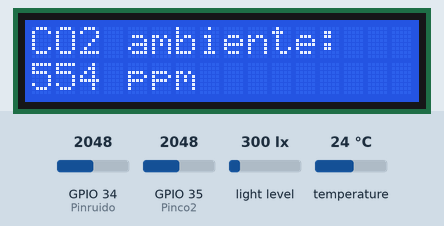
A sketch run on a simulated ESP32. On the bench: 16×2 character LCD. Inputs (shaded band) come from the test bench; at power-on: light level 300 lx, GPIO 34 (Pinruido) = 2048, temperature 24 °C, GPIO 35 (Pinco2) = 2048. The local clock reads 2024-03-15 10:24:30 at power-on unless the sketch sets it; storage starts empty.

Above: at 1.4 s.
1.5 s: light level set to 40 lx
At 13.2 s:
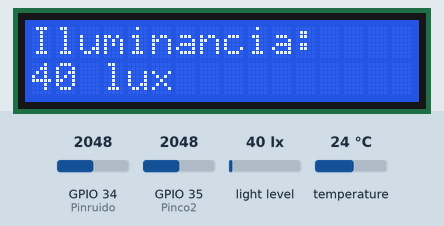
13.4 s: GPIO 34 (Pinruido) set to 2866
At 18.7 s:
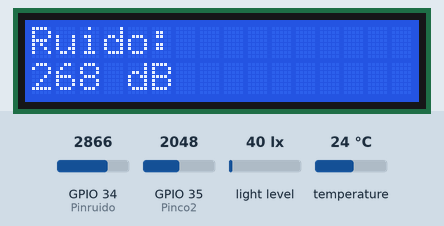
25.3 s: temperature set to 12 °C
At 30.0 s:
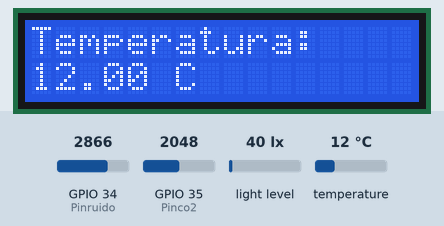
36.9 s: GPIO 35 (Pinco2) set to 2866
At 47.8 s:
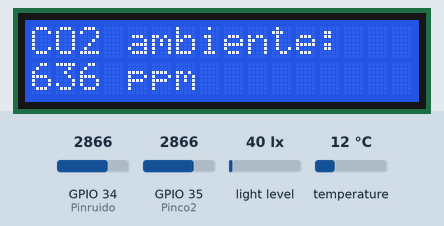
48.5 s: light level set to 500 lx
At 58.9 s:
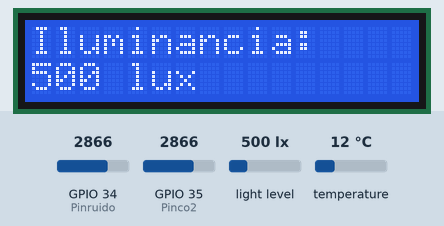
60.0 s: GPIO 34 (Pinruido) set to 3972
At 65.4 s:
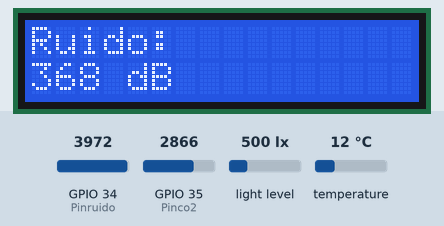
Timing chart, 0 to 66.9 s (numbered marks = the images above; inputs shaded):
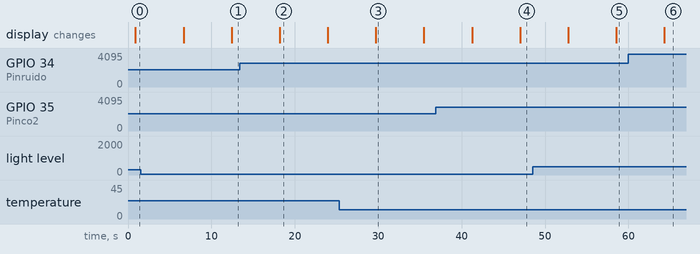

Measured:
- what the display in image 2 shows lasts 5.8 s, from 18.2 s to 24.0 s

The sketch:

PLEM.ino
```cpp
//Bibilotecas
#include <Wire.h>
#include <LiquidCrystal_I2C.h>
#include <SD.h>
#include <SPI.h>
#include "RTClib.h"
#include <DallasTemperature.h>
#include <OneWire.h>
#include <BH1750.h>

//Pino do Esp32
#define Pinglobo 4 // Porta de dados do sensor de temperatura
#define Pinruido 34 // Porta de dados do sensor de Luminocência
#define Pinco2 35  // Porta de dados do sensor de co2


//Variaveis de controle de tempo
unsigned long tempsensor = 11000;
unsigned long templcd = 6000;

//Obejtos de Classes
File dataFile;                       //Obejto para o moedulo Micro_SD
LiquidCrystal_I2C lcd(0x27, 16, 2);  //Obejto para o sensor de LCD
RTC_DS3231 rtc;                      //Obejto para o módulo de Tempo
OneWire oneWire(Pinglobo);           //Obejto para o sensor de Temperatura(Globo)
DallasTemperature sensors(&oneWire); //Obejto para o sensor de Temperatura(Globo)
BH1750 lightMeter;                   //Obejto para o sensor de Luz


//Variaveis Globais
int co2ppm = 0;
int estadoLCD = 0;
float tempC = 0;
uint16_t lux = 0;
int adc = 0;
int dB = 0;

void setup() {
  //Inicia a comunicação Serial
  Serial.begin(9600);

  //Inicializa o Display LCD
  lcd.init();
  lcd.backlight();

  //Módulo Micro-SD
  // Tenta Inicializar o cartão SD

  if (!SD.begin(5)) {
    Cursor(0, 0, 1);
    lcd.print("Falha no SD!");
    while (1);
  }
  dataFile = SD.open("/PLEM.csv", FILE_WRITE);

  //Tenta abrir/criar o arquivo
  if (dataFile) {
    //Imprime o Cabeçhalho da planilha
    dataFile.print("Ano;Mes;Dia;Hora;Minuto;Segundo;Latitude(graus);"
                   "Longitude(graus);Velocidade(km/h);Satelites(n);Temperatura do ar(C);"
                   "Umidade do ar(%);Temperatura de globo(C);Velocidade do vento(m/s);"
                   "Concentracao de CO2(ppm);Iluminancia(lux);Ruido Ambiente(db)\n");
  } else {
    Cursor(0, 0, 1);
    lcd.print("Erro no arquivo!");
    while (1);
  }

  //Módulo RTC

  if (!rtc.begin()) {
    Cursor(0,0,1);
    lcd.print("Erro no RTC!");
    while (1); // Trava o código se o RTC não for detectado
  }
  //Caso seja preciso redefinir a data
  if (rtc.lostPower()) {
    rtc.adjust(DateTime(F(__DATE__), F(__TIME__)));
  }

  // Inicializa os sensores de temperatura
  sensors.begin();

  //Inicializa o BH1750(Iluminância)
  lightMeter.begin();
}

void loop() {
  DateTime now = rtc.now();//Variavel que recebe valor atual de data e hora fornecido pelo RTC

  //controla o fluxo de informação dos sensores
  if (millis() - tempsensor >= 5000) {
    Co2();
    TempGlb();
    QueHajaLuz();
    Ruido();
    Salva_sd(now);
    tempsensor = millis();
  }

  //controla a taxa de tempo do Display
  if (millis() - templcd >= 5000) {
    Display();
    templcd = millis();
  }
}

/////////////////////////////////////////////////////////////////////
//Instanciandos as funções dos Módulos/Sensores

//Micro_SD
void Salva_sd(DateTime now) {
  dataFile.print(String(now.year()) + ";"); //Ano
  dataFile.print(String(now.month()) + ";"); //Mês
  dataFile.print(String(now.day()) + ";"); //Dia
  dataFile.print(String(now.hour()) + ";"); //Hora
  dataFile.print(String(now.minute()) + ";"); //Minuto
  dataFile.print(String(now.second()) + ";"); //Segundo
  dataFile.print("-;");//Latitude
  dataFile.print("-;");//Longitudo
  dataFile.print("-;");//Velocidade(km/h)
  dataFile.print("-;");//Satélite
  dataFile.print("-;");//Temperatura do ar
  dataFile.print("-;");//Umidade do ar
  dataFile.print(String(tempC) + ";");//Temperatura de globo(C)
  dataFile.print("-;");//Velocidade do vento(m/s)
  dataFile.print(String(co2ppm) + ";"); //Concentração de CO2
  dataFile.print(String(lux) + ";");//Iluminancia
  dataFile.print(String(dB) + "\n");//Ruido Ambiente

  dataFile.flush(); // Garante que os dados sejam gravados no cartão SD
}

//controla o Display LCD
void Display() { //verificar se é o método que ocupa menos linha
  if (estadoLCD == 0) {
    Cursor(0, 0, 1);
    lcd.print("CO2 ambiente: ");
    Cursor(0, 1, 0);
    lcd.print(String(co2ppm) + " ppm");
  }
  if (estadoLCD == 1) {
    Cursor(0, 0, 1);
    lcd.print("Temperatura: ");
    Cursor(0, 1, 0);
    lcd.print(String(tempC) + " C");
  }
  if (estadoLCD == 2) {
    Cursor(0, 0, 1);
    lcd.print("Iluminancia: ");
    Cursor(0, 1, 0);
    lcd.print(String(lux) + " lux");
  }
  if (estadoLCD == 3) {
    Cursor(0, 0, 1);
    lcd.print("Ruido: ");
    Cursor(0, 1, 0);
    lcd.print(String(dB) + " dB");
  }
  estadoLCD++;
  if (estadoLCD >= 4) {
    estadoLCD = 0;
  }
}

//Posiciona o Cursor do Diplay LCD
void Cursor(int linha, int coluna, bool limpar) {
  if (limpar) {lcd.clear();} //limpa o display se limpar for 1
  lcd.backlight();
  lcd.setCursor(linha, coluna);
}

//Sensor CO2
void Co2() {
  int co2soma = 0;
  //for (int x; x < 10; x++) {
  co2soma += analogRead(Pinco2);
  //delay(100);
  //}
  co2ppm = (co2soma / 10) + 350; //Verificar se é +/-
}

// Função para ler a temperatura do globo
void TempGlb() {
  sensors.requestTemperatures();     // Solicita a temperatura do sensor
  tempC = sensors.getTempCByIndex(0); // Obtém a temperatura (índice 0 para o primeiro sensor)
}

//Função para ler Iluminância
void QueHajaLuz() {
  lux = lightMeter.readLightLevel();
}

//Função para ler Ruído
void Ruido() {
  adc = analogRead(Pinruido); //Verificar se dá pra colocar junto com dB
  dB = (adc + 83.2073) / 11.003;

}
```
